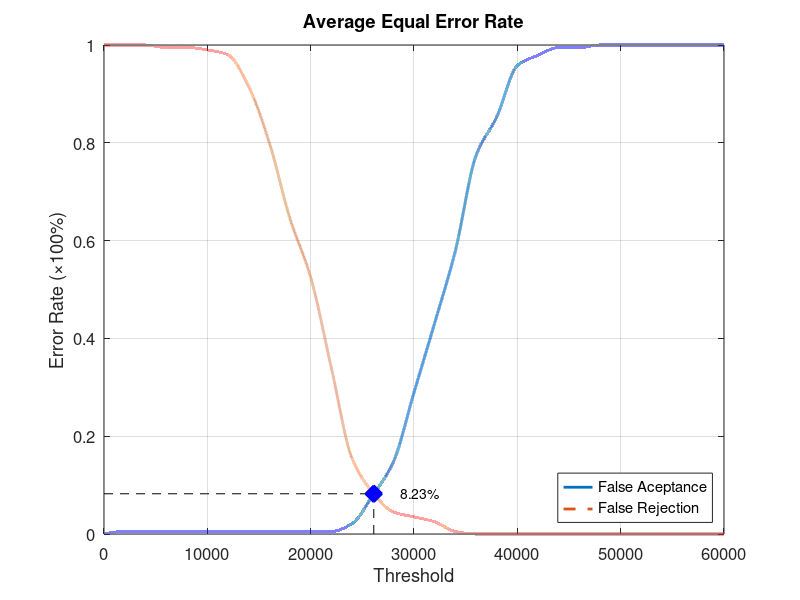
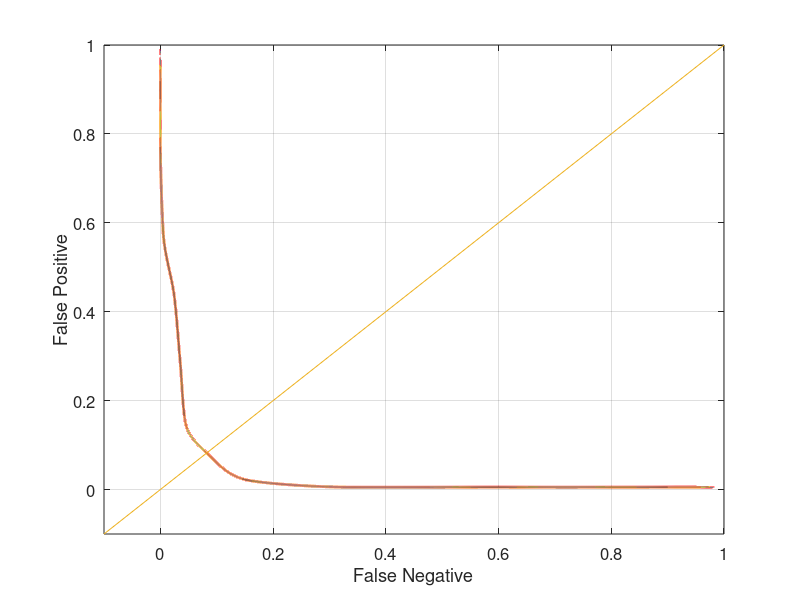

MATLAB code to generate these figures, in order:
function yEER = Database1_3
close all;
clear;
clc;
x = 0:2000:60000;
xq = 0:0.5:60000;

y0 = [0 0.00526316 0.00526316 0.00526316 0.00526316 0.00526316 0.00526316 0.00526316 0.00526316 0.00526316 0.00526316 0.00526316 0.0210526 0.0789474 0.147368 0.289474 0.431579 0.578947 0.773684 0.852632 0.957895 0.978947 0.994737 0.994737 1 1 1 1 1 1 1];
yy0 = interp1(x, y0, xq, 'pchip');
y1 = [1 1 1 0.995 0.995 0.99 0.98 0.915 0.8 0.645 0.525 0.34 0.155 0.085 0.045 0.035 0.025 0.005 0 0 0 0 0 0 0 0 0 0 0 0 0];
yy1 = interp1(x, y1, xq, 'pchip');

% Calculating EER: 
y2 = abs(y0 - y1);
find(y2 == min(y2))
yy2 = abs(yy0 - yy1);
xEER = find(yy2 == min(yy2));
xEERIndex = xq(xEER) % X-axis EER
yEER = yy0(xEER) % Y-axis EER

main = figure
plot(xq, yy0,'-','LineWidth', 2);	hold on
plot(xq, yy1,'--','LineWidth', 2);	hold on
plot([xEERIndex xEERIndex], [0 yEER], 'k--');	hold on
plot([0 xEERIndex], [yEER yEER], 'k--');	hold on
plot(xEERIndex, yEER, 'bx', 'LineWidth', 10);	hold on
text(xEERIndex + 10 * xEERIndex / 100, yEER, [num2str(round((10000 * yEER)) / 100) '%'])
legend('False Aceptance', 'False Rejection', 'Location', 'SouthEast')
xlabel('Threshold')
ylabel('Error Rate (\times100%)')
title('Average Equal Error Rate')
set(gca, 'FontSize', 12)
axis([0 60000 0 1])
grid on

print(main, 'Database1_3Main', '-dpng');
FNRxFPR = figure('Color', [1 1 1]);
plot(yy1, yy0, '-', yy1, yy0, 'LineWidth', 2);
hold on
y = -0.1:0.1:1
plot(y, y); 
set(gca, 'FontSize', 12)
xlabel('False Negative')
ylabel('False Positive')
axis([-0.1 1 -0.1 1])
set(gca, 'FontSize', 12)
grid on

print(FNRxFPR, 'Database1_3FNRxFPR','-dpng');
end
